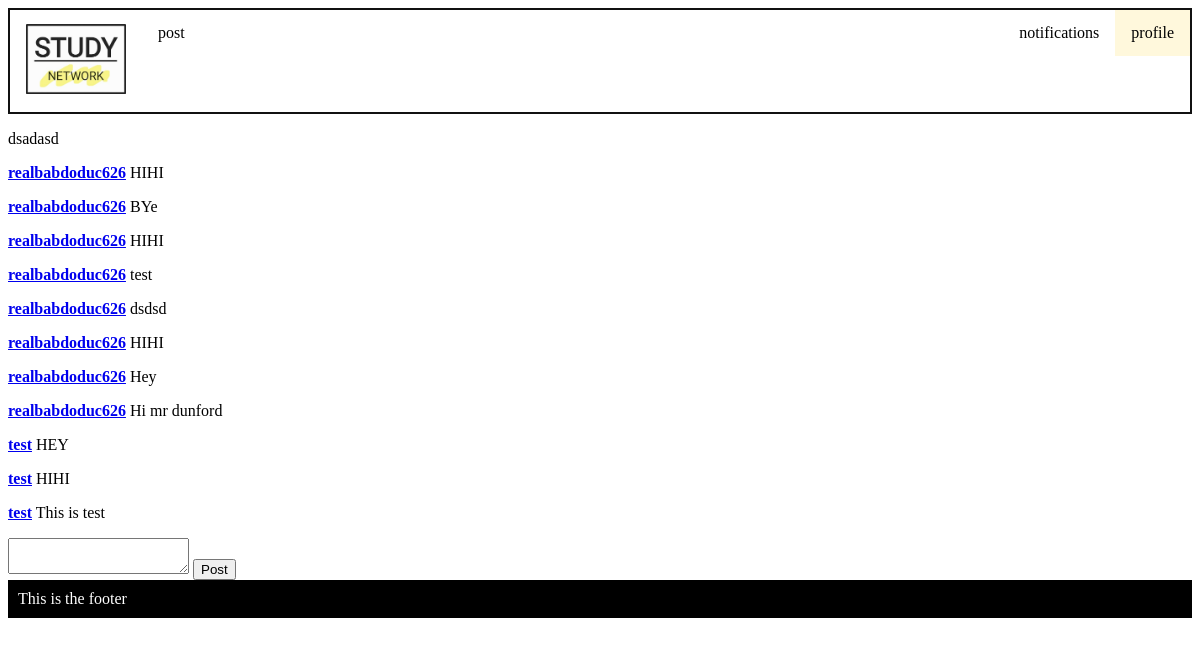
Screenshot of /comment/50 (signed in) with the database file from the repository.
### models.py (models this page shows)
class Post(db.Model):
    __tablename__ = 'Post'
    id = db.Column(db.Integer, primary_key=True)
    title = db.Column(db.Text)
    discussion = db.Column(db.Text)
    date = db.Column(db.Integer)
    comments = db.Column(db.Integer)
    user_id = db.Column(db.Integer, db.ForeignKey('User.id'))
    post_user = db.relationship('User', back_populates='user_post')
    replies_post = db.relationship('Reply', secondary=PostReply, back_populates='posts_reply')
    categories_post = db.relationship('Category', secondary=PostCategory, back_populates='posts_category')
    notifications_post = db.relationship('Notification', back_populates='posts_notification')
    posts = db.relationship('Comment', back_populates='user')

class Comment(db.Model):
    __tablename__ = 'Comment'
    id = db.Column(db.Integer, primary_key=True)
    Post_id = db.Column(db.Integer, db.ForeignKey('Post.id'), nullable = False)
    User_id = db.Column(db.Integer, db.ForeignKey('User.id'), nullable = False)
    comment = db.Column(db.Text, nullable = False)
    user = db.relationship('Post', back_populates='posts')
    post = db.relationship('User', back_populates='users')

class User(db.Model):
    __tablename__ = 'User'
    id = db.Column(db.Integer, primary_key=True)
    username = db.Column(db.Text)
    email = db.Column(db.Text)
    password = db.Column(db.Text)
    user_post = db.relationship('Post', back_populates='post_user')
    notifications_user = db.relationship('Notification', back_populates='users_notification')
    users = db.relationship('Comment', back_populates='post')

### main.py (the view, shortened to what this page needs)
@app.route('/comment/<int:id>', methods=['GET', 'POST'])
def comment(id):
    form = Comment()
    post_info = db.session.query(models.Post).filter_by(id = id).first()
    user_info = db.session.query(models.User).filter_by(id = session['logged_in_user']).first()
    comments = db.session.query(models.Comment).filter_by(Post_id = id).all()
    if g.logged_in_user == None:
        return redirect(url_for('user'))
    elif request.method == 'GET':# display all the comments in the post
        if comments == Null:
            return render_template('comment.html', form=form, post_info=post_info)
        else:
            return render_template('comment.html', form=form, comments=comments, post_info=post_info)

### forms.py
class Comment(FlaskForm):
    comment = TextAreaField('Write your comment or reply here', validators=[DataRequired()])

### main.py (called while the page is built)
@app.before_request
def before_request():
    g.logged_in_user = None
    if 'logged_in_user' in session:
        g.logged_in_user = session['logged_in_user']

### templates/comment.html (shortened to what this page needs)
{% extends 'layout.html' %}
{% block content %}
<p>{{ post_info.discussion }}</p>
{% for comment in comments %}
    <p><a href="/profile/{{comment.post.id}}"><strong>{{comment.post.username}}</strong></a> {{ comment.comment }}</p>
{% endfor %}
<form method="POST" enctype="multipart/form-data">
    {{ form.comment }}
    <input type="submit" value="Post">
</form>
{% endblock %}

### rows the page displays
Post: discussion "dsadasd"
Comment: post.username "realbabdoduc626", comment "HIHI"
Comment: post.username "realbabdoduc626", comment "BYe"
Comment: post.username "realbabdoduc626", comment "HIHI"
Comment: post.username "realbabdoduc626", comment "test"
Comment: post.username "realbabdoduc626", comment "dsdsd"
Comment: post.username "realbabdoduc626", comment "HIHI"
Comment: post.username "realbabdoduc626", comment "Hey"
Comment: post.username "realbabdoduc626", comment "Hi mr dunford"
Comment: post.username "test", comment "HEY"
Comment: post.username "test", comment "HIHI"
Comment: post.username "test", comment "This is test"
